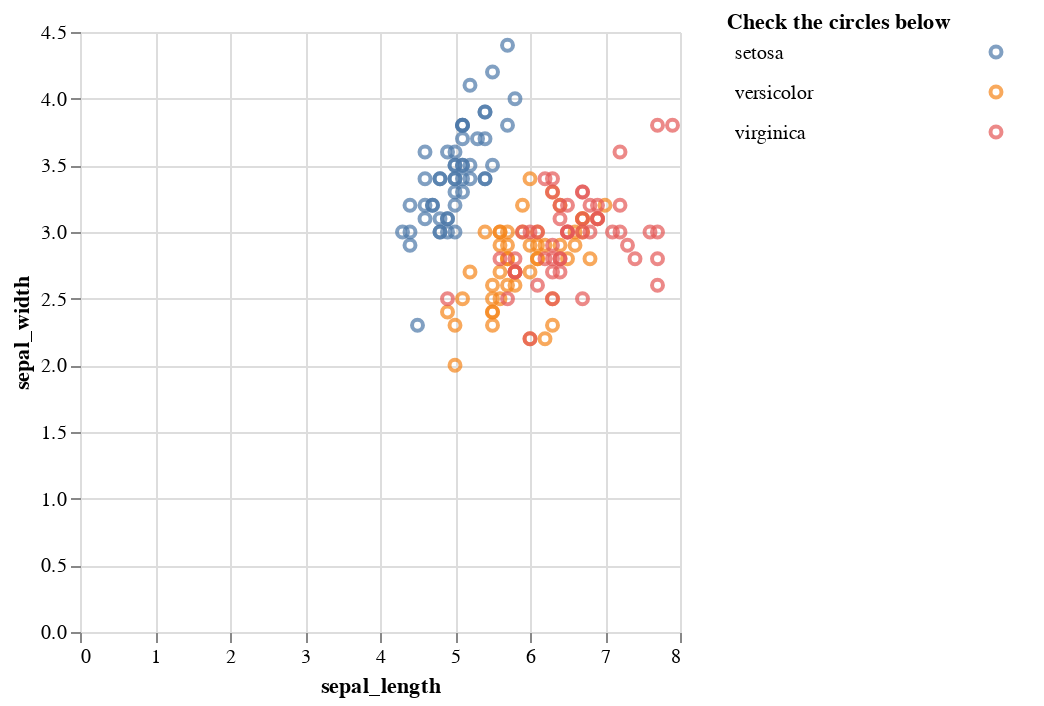

Write notebook code for a chart like this one.
### Code cell
point_selection = alt.selection_point(fields =['species'])

main_chart = (
    alt.
    Chart(temp).
    
    encode(
        x='sepal_length',
        y='sepal_width',
        color=alt.condition(
            point_selection,
            alt.Color('species:N').legend(None),
            alt.value('lightgray')
        )
    ).
    mark_point()
)

legend_chart = (
    alt.
    Chart(pd.DataFrame(temp['species'].unique(), columns = ['species'])).
    encode(
        x = alt.value(1),
        y = alt.Y('species').axis(
            titleAngle=0, 
            titleAnchor = 'start', 
            title = 'Check the circles below', 
            ticks = False, 
            labelAlign = 'left',
            labelPadding=130
        ),
        color = alt.condition(
            point_selection,
            'species:N',
            alt.value('lightgray')
        )
    ).
    mark_point()
).add_params(
    point_selection
)

result_chart = alt.hconcat(main_chart, legend_chart)
result_chart = (
    result_chart.
    configure_view(
        stroke = None
    ).
    configure_axis(
        domain = False
    )
)

result_chart

### Figure 1 — Vega-Lite specification as saved in the notebook (floating-point values rounded to 4 significant figures; data arrays with more than 128 entries replaced by an {"elided": "..."} marker saying what was removed)
{"config": {"view": {"continuousWidth": 300, "continuousHeight": 300, "stroke": null}, "axis": {"domain": false}}, "hconcat": [{"data": {"name": "data-3a191f69da972c40738d695fb9f41d2b"}, "mark": {"type": "point"}, "encoding": {"color": {"condition": {"param": "param_1", "field": "species", "legend": null, "type": "nominal"}, "value": "lightgray"}, "x": {"field": "sepal_length", "type": "quantitative"}, "y": {"field": "sepal_width", "type": "quantitative"}}}, {"data": {"name": "data-c1a1ccc43da4dbe0e32bd72bbe2c8f1c"}, "mark": {"type": "point"}, "encoding": {"color": {"condition": {"param": "param_1", "field": "species", "type": "nominal"}, "value": "lightgray"}, "x": {"value": 1}, "y": {"axis": {"titleAngle": 0, "titleAnchor": "start", "title": "Check the circles below", "ticks": false, "labelAlign": "left", "labelPadding": 130}, "field": "species", "type": "nominal"}}, "name": "view_1"}], "params": [{"name": "param_1", "select": {"type": "point", "fields": ["species"]}, "views": ["view_1"]}], "$schema": "https://vega.github.io/schema/vega-lite/v5.20.1.json", "datasets": {"data-3a191f69da972c40738d695fb9f41d2b": {"elided": "150 records"}, "data-c1a1ccc43da4dbe0e32bd72bbe2c8f1c": [{"species": "setosa"}, {"species": "versicolor"}, {"species": "virginica"}]}}
